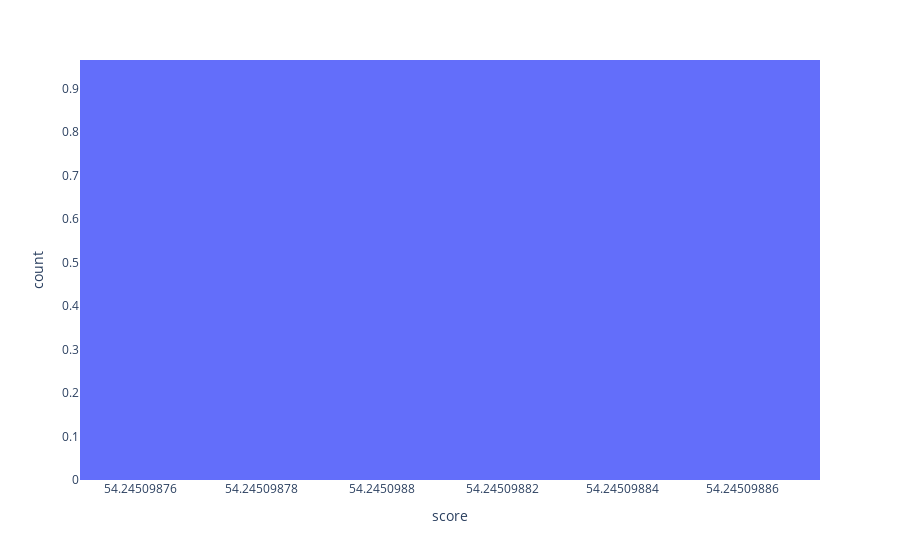

Write notebook code for a chart like this one.
### Markdown cell above
<!-- END QUESTION -->



We can also generate a similar figure using the plotly library. I (Josh) **love** plotly. It provides an extremely rich library for visualizing DataFrames, and the syntax is very user friendly.

Note that the figure that plotly generates is interactive: You can hover over bars and get back values of interest.

### Code cell
import plotly.express as px
px.histogram(ins_more, x = "score")

### Figure 1 — Plotly figure (JSON) as saved in the notebook; plotly's stock layout.template omitted (floating-point values rounded to 4 significant figures; data arrays with more than 128 entries replaced by an {"elided": "..."} marker saying what was removed)
{"data": [{"alignmentgroup": "True", "bingroup": "x", "hovertemplate": "score=%{x}<br>count=%{y}<extra></extra>", "legendgroup": "", "marker": {"color": "#636efa", "pattern": {"shape": ""}}, "name": "", "offsetgroup": "", "orientation": "v", "showlegend": false, "type": "histogram", "x": {"elided": "14031 int values"}, "xaxis": "x", "yaxis": "y"}], "layout": {"autosize": true, "barmode": "relative", "legend": {"tracegroupgap": 0}, "margin": {"t": 60}, "xaxis": {"anchor": "y", "autorange": false, "domain": [0, 1], "range": [54.25, 54.25], "title": {"text": "score"}, "type": "linear"}, "yaxis": {"anchor": "x", "autorange": false, "domain": [0, 1], "range": [0, 0.9651], "title": {"text": "count"}}}}
